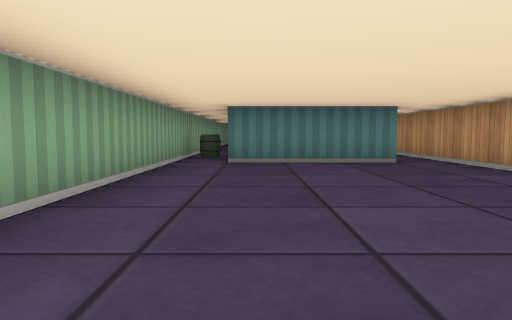
view 1 (above)

14 first-person views from a walk through a cub3D level. The camera is about half as high as the walls, tilts 4° down and sees 70° across. The floor is counted in squares. Each view is taken from the middle of a square. On the plan, view 1 faces up. The plan holds only what a view shows up to about 9 squares ahead; the rest is blank.

view 2
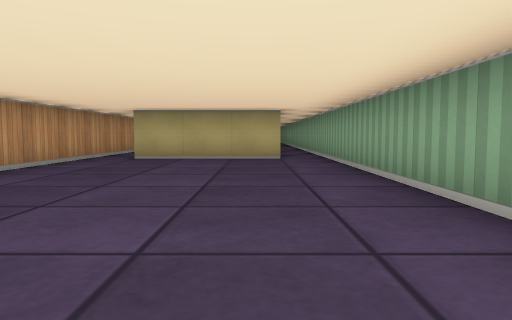

view 3
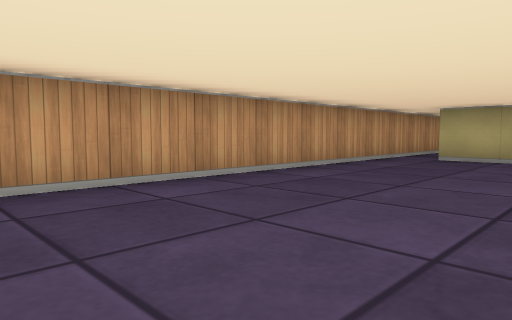

view 4
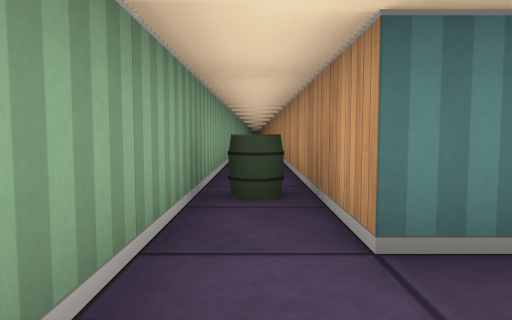

view 5
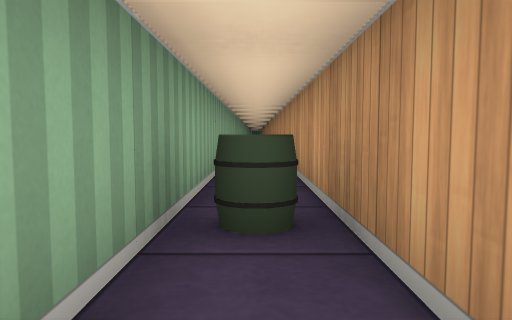

view 6
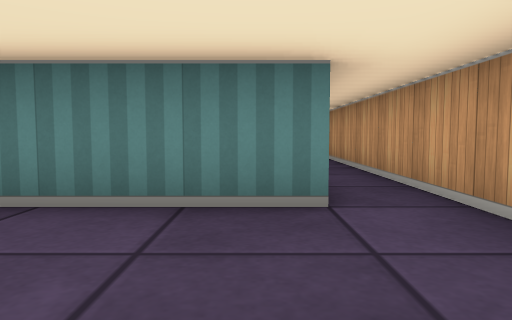

view 7
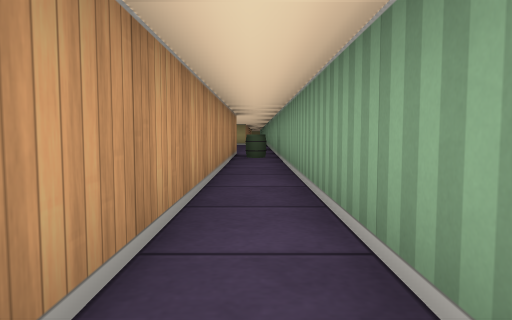

view 8
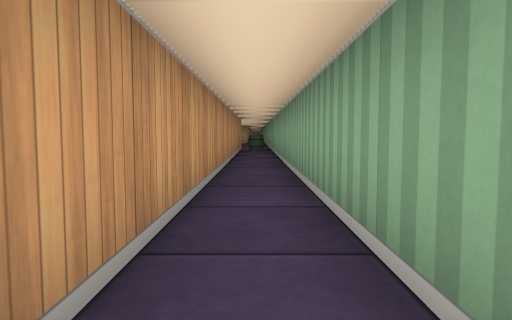

view 9
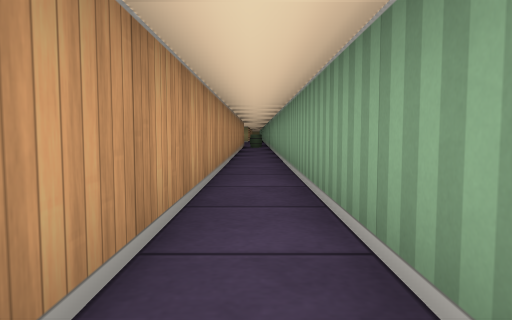

view 10
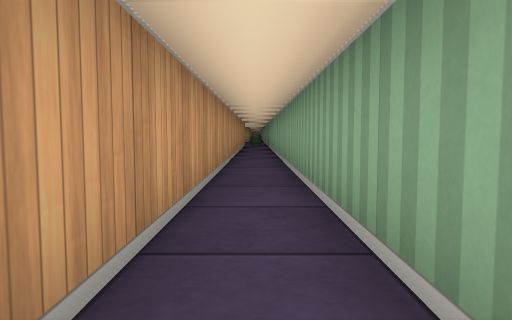

view 11
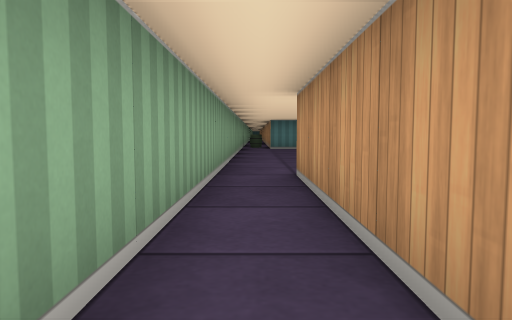

view 12
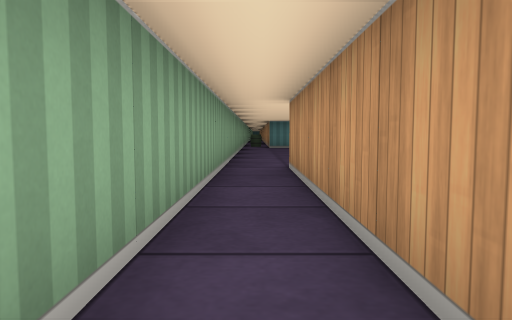

view 13
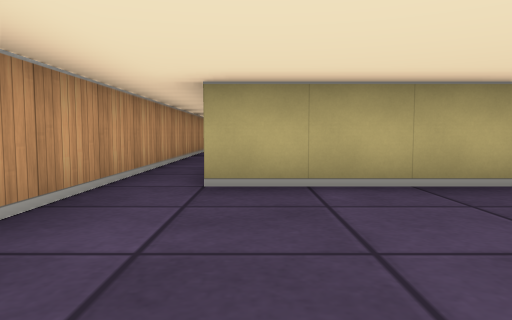

view 14
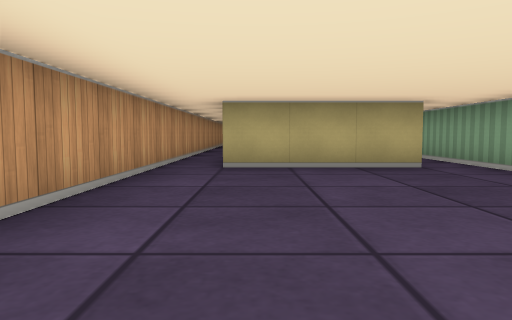

### Floor plan
Points are (right, up) in squares from view 1. A wall is a line through its corners. A room is listed if a view was taken in it or the views show most of it. See-through windows are left out.
Room 1 (views 1, 2, 3, 4, 5, 6, 7, 8, 9, 10, 13, 14)
walls: (-1.5, 22.4) (-1.5, -1.4); (2.6, 6.5) (-0.5, 6.5) (-0.5, 22.4); (-0.5, -1.5) (2.5, -1.5); (3.5, -1.5) (3.5, 11.5)
ways out: opening at (-1, -2) to room 2; opening at (3, -2) to room 2
objects: barrel (-1, 8)
Room 2 (views 11, 12)
walls: (3.5, -7) (3.5, -1.5); (-0.5, -6.4) (-0.5, -1.5); (-1.5, -1.4) (-1.5, -6.4)
ways out: opening at (-1, -2) to room 1; opening at (3, -2) to room 1

Where each view was taken, in squares from view 1:
view 1: 0 up, 0 right, facing up
view 2: 6 up, 0 right, facing down
view 3: 6 up, 0 right, facing down-right
view 4: 5 up, 1 left, facing up
view 5: 6 up, 1 left, facing up
view 6: 4 up, 2 right, facing up
view 7: 16 up, 1 left, facing down
view 8: 19 up, 1 left, facing down
view 9: 22 up, 1 left, facing down
view 10: 23 up, 1 left, facing down
view 11: 6 down, 1 left, facing up
view 12: 7 down, 1 left, facing up
view 13: 2 up, 2 right, facing down
view 14: 4 up, 2 right, facing down
